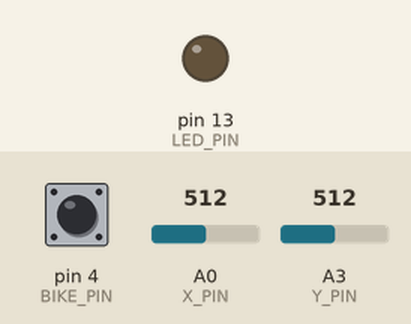
The sketch below on a simulated Arduino Leonardo, built with avr-gcc and run on an emulated ATmega32U4. On the bench: output pins drawn as LEDs (lit = HIGH). Dashed ring = blinking. The inputs (shaded band) are chosen by the test bench; at power-on: A0 (X_PIN) = 512, A3 (Y_PIN) = 512, pin 4 (BIKE_PIN) HIGH. USB keyboard and mouse output is not drawn; what the sketch prints to the serial monitor is not drawn.

Above: at 1.2 s.
1.3 s: A0 (X_PIN) set to 900
2.8 s: A3 (Y_PIN) set to 900
4.3 s: pin 4 (BIKE_PIN) pulled LOW for 0.15 s
5.9 s: A0 (X_PIN) set to 716
7.4 s: A3 (Y_PIN) set to 716
8.9 s: pin 4 (BIKE_PIN) pulsed LOW 5 times (0.12 s each, 0.3 s apart)
At 9.26 s:
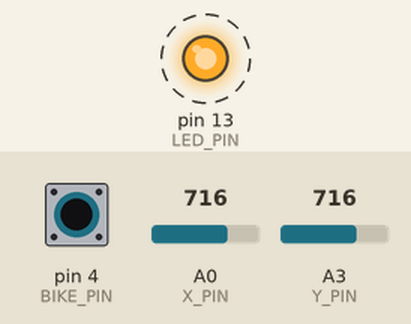
Timing chart, 0 to 11.9 s (numbered marks = the images above; inputs shaded):
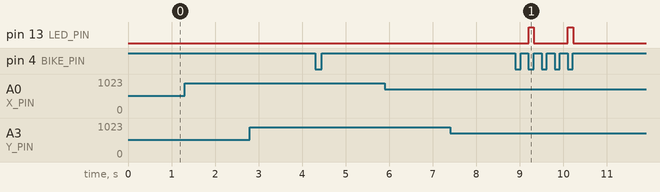

Measured:
- after the input at 1.3 s, every drawn part: stays the same
- after the input at 2.8 s, every drawn part: stays the same
- after the input at 4.3 s, every drawn part: stays the same
- after the input at 5.9 s, every drawn part: stays the same
- after the input at 7.4 s, every drawn part: stays the same
- after the input at 8.9 s, pin 13 (LED_PIN): alternates HIGH for 0.13 s and LOW for 0.77 s, 4 changes in all, then stays LOW, starting after 0.30 s

The sketch:

link-pedal2key.ino
```cpp
#define DEBUGLOG 0

#if DEBUGLOG
// definitions to log for debug when not to use 'keyboard.h'.
#define KEY_UP_ARROW    'U'
#define KEY_DOWN_ARROW  'D'
#define KEY_LEFT_ARROW  'L'
#define KEY_RIGHT_ARROW 'R'
#else
#include "Keyboard.h"
#endif

#define BIKE_PIN 4
#define LED_PIN 13

#define SW_PIN 7
#define X_PIN A0
#define Y_PIN A3

#define WAITING_MSEC 125

#define MAX_ROTATION 3
int rotation = 0;
boolean stat_p = false;

#define MAX_POS 1024
boolean stat_l = false;
boolean stat_r = false;
boolean stat_u = false;
boolean stat_d = false;

void printNumberOfRotation(int now, int max) {
  Serial.print("The pedal has rotated ");
  Serial.print(rotation);
  Serial.print("/");
  Serial.print(MAX_ROTATION);
  Serial.println(" times.");
}

void printKeyboardEvent(String event, char key) {
  Serial.print(event);
  Serial.print(" keyboard [");
  Serial.print(key);
  Serial.println("]");
}

boolean ctrlStick2KeySmall(int pos, boolean stat, char key) {
  if (pos < (MAX_POS / 5)) {
    if (!stat) {
      Keyboard.press(key);
      stat = true;
      printKeyboardEvent("Pressed", key);
    }
  } else {
    if (stat) {
      Keyboard.release(key);
      stat = false;
      printKeyboardEvent("Released", key);
    }
  }
  return stat;
}

boolean ctrlStick2KeyLarge(int pos, boolean stat, char key) {
  if (pos > (MAX_POS - MAX_POS / 5)) {
    if (!stat) {
      Keyboard.press(key);
      stat = true;
      printKeyboardEvent("Pressed", key);
    }
  } else {
    if (stat) {
      Keyboard.release(key);
      stat = false;
      printKeyboardEvent("Released", key);
    }
  }
  return stat;
}

void setup() {
  // put your setup code here, to run once:
  Serial.begin(9600);
  Keyboard.begin();
  pinMode(BIKE_PIN, INPUT_PULLUP);
  pinMode(LED_PIN, OUTPUT);
  pinMode(X_PIN, INPUT);
  pinMode(Y_PIN, INPUT);
  pinMode(SW_PIN, INPUT_PULLUP);
}

void loop() {
  // put your main code here, to run repeatedly:
  int pedal = digitalRead(BIKE_PIN);
  if (pedal == LOW) {
    if (!stat_p) {
      rotation++;
      printNumberOfRotation(rotation, MAX_ROTATION);
      if (rotation >= MAX_ROTATION) {
        Keyboard.press(KEY_UP_ARROW);
        Keyboard.release(KEY_UP_ARROW);
        digitalWrite(LED_PIN, HIGH);
        delay(WAITING_MSEC);
        digitalWrite(LED_PIN, LOW);
        rotation = 0;
      }
      stat_p = true;
    }
  } else {
    stat_p = false;
  }
  int x_pos = analogRead(X_PIN);
  int y_pos = analogRead(Y_PIN);
  stat_d = ctrlStick2KeySmall(x_pos, stat_d, KEY_DOWN_ARROW);
  stat_u = ctrlStick2KeyLarge(x_pos, stat_u, KEY_UP_ARROW);
  stat_l = ctrlStick2KeySmall(y_pos, stat_l, KEY_LEFT_ARROW);
  stat_r = ctrlStick2KeyLarge(y_pos, stat_r, KEY_RIGHT_ARROW);
}
```
